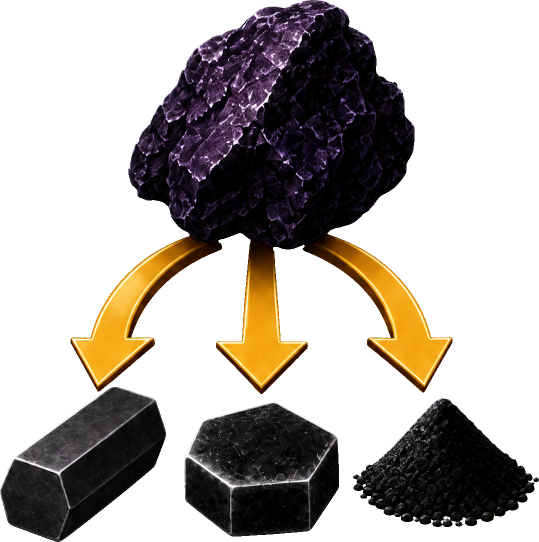
#> input picture xcf/png_sources/advanced_shungite_technology_trimmed.png, 1078 x 1084 px, given in place of base_64.png, which was not available (shown at 1/2 size)
$ python generate_tile.py
#> lines starting #> are read from the running program, lines starting #| are printed output that depends on the picture; pictures that were not available may be replaced by others from this repository, and a replacement may not be noted
"""
Generate heliara_weathered_siliceous_crust.png (1024x1024 sprite sheet).

Output layout:
  y=0..767,   x=0..1023  — 11 × 4×4 tile sprites (256px), 4 per row
  y=512..767, x=768..1023 — 16 × 1×1 tile sprites (64px),  4 per row
  y=768..1023, x=0..1023  — 16 × 2×2 tile sprites (128px), 8 per row

Inputs (relative to repo root):
  art_sources/weathered_siliceous_crust/tiles/base_64.png
  art_sources/weathered_siliceous_crust/tiles/base_128.png
  art_sources/weathered_siliceous_crust/masks/small_masks.png
  art_sources/weathered_siliceous_crust/textures/examples2.png

Output:
  heliara/graphics/terrain/heliara_weathered_siliceous_crust.png
  art_sources/weathered_siliceous_crust/textures/base_bg_a2.png  (copy)
"""

import numpy as np
from PIL import Image
import random, shutil, pathlib

ROOT = pathlib.Path(__file__).resolve().parents[3]

random.seed(42)
SPREAD_FACTOR = 0.66   # colour spread compression for both bg tiles and overlay textures


# ── helpers ──────────────────────────────────────────────────────────────────

def find_cell_ranges(sums, thr, min_size=10):
    dark = sums < thr
    in_cell = False; cells = []; start = None
    for i, d in enumerate(dark):
        if not d and not in_cell: in_cell = True; start = i
        elif d and in_cell:       in_cell = False; cells.append((start, i))
    if in_cell: cells.append((start, len(sums)))
    return [(s, e) for s, e in cells if e - s >= min_size]

def find_peaks(sums, distance=300):
    peaks = []
    for i in range(1, len(sums) - 1):
        if sums[i] < sums[i-1] and sums[i] < sums[i+1]:
            if not peaks or i - peaks[-1] > distance: peaks.append(i)
            elif sums[i] < sums[peaks[-1]]:           peaks[-1] = i
    return peaks

def seps_to_ranges(seps, total, min_size=200):
    bounds = [0] + seps + [total]
    return [(bounds[i]+1, bounds[i+1]) for i in range(len(bounds)-1)
            if bounds[i+1] - bounds[i] - 1 >= min_size]

def border_weight(size):
    w = np.zeros((size, size), dtype=float)
    for y in range(size):
        for x in range(size):
            d = min(x, y, size-1-x, size-1-y)
            if d <= 1:   w[y, x] = 0.0
            elif d >= 8: w[y, x] = 1.0
            else:        w[y, x] = (d - 2) / 6.0
    return w

def squeeze(src_path, factor):
    arr = np.array(Image.open(src_path).convert('RGBA'), dtype=float)
    rgb = arr[:, :, :3]
    m = rgb.mean(axis=(0, 1))
    arr[:, :, :3] = np.clip(m + (rgb - m) * factor, 0, 255)
    return Image.fromarray(arr.astype(np.uint8), 'RGBA')

def tile_fill(tile, w, h):
    tw, th = tile.size
    region = Image.new('RGBA', (w, h))
    for y in range(0, h, th):
        for x in range(0, w, tw):
            region.paste(tile, (x, y))
    return region


# ── load assets ──────────────────────────────────────────────────────────────

LOW, HIGH = 30, 160
WEIGHTS = {s: border_weight(s) for s in [64, 128, 256]}

tile64  = squeeze(ROOT / 'art_sources/weathered_siliceous_crust/tiles/base_64.png',  SPREAD_FACTOR)
#> in squeeze, `rgb = arr[:, :, :3]`:
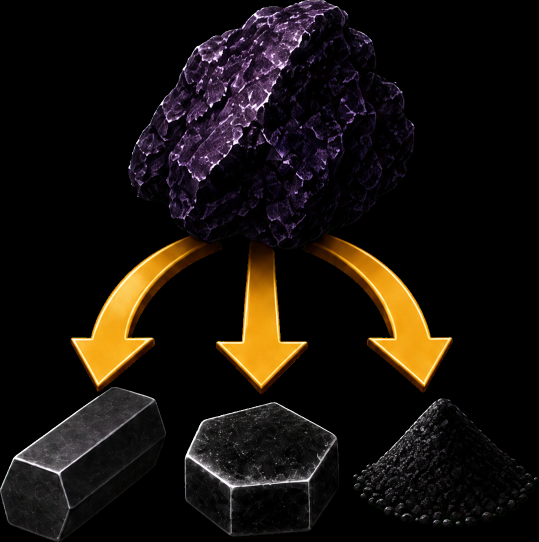
#> rgb: shape (1084, 1078, 3) float64 (shown at 1/2 size); mean R, G, B 23.4, 17.5, 12.9
#> in squeeze, `m = rgb.mean(axis=(0, 1))`: m = [23.42, 17.5, 12.92]
tile128 = squeeze(ROOT / 'art_sources/weathered_siliceous_crust/tiles/base_128.png', SPREAD_FACTOR)
#> call 2 of squeeze, with factor = 0.66
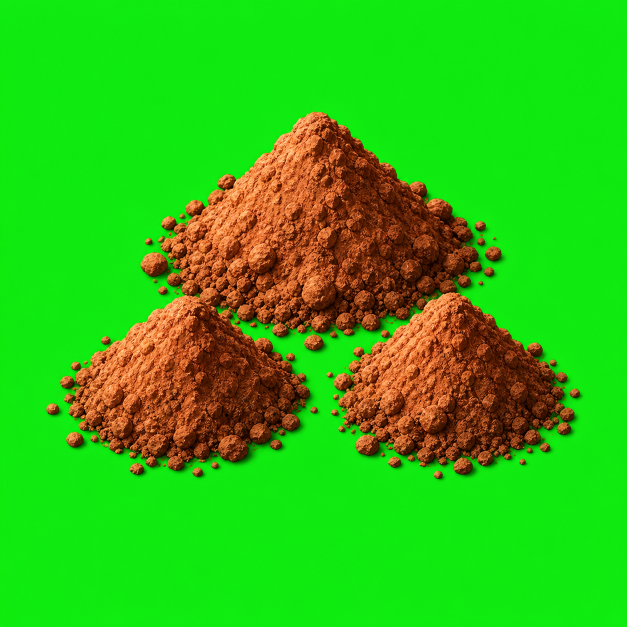
#> input picture xcf/png_sources/brick_dust_candidate_chroma.png, 1254 x 1254 px, given in place of base_128.png, which was not available (shown at 1/2 size)
#> in squeeze (call 2), `m = rgb.mean(axis=(0, 1))`: m = [47.78, 190.1, 18.26]
mean64  = np.array(tile64.convert('RGB'),  dtype=float).mean(axis=(0, 1))
#> mean64 = [22.62, 16.7, 12.49]
mean128 = np.array(tile128.convert('RGB'), dtype=float).mean(axis=(0, 1))
#> mean128 = [47.35, 189.6, 17.82]

masks_pil  = Image.open(ROOT / 'art_sources/weathered_siliceous_crust/masks/small_masks.png').convert('L')
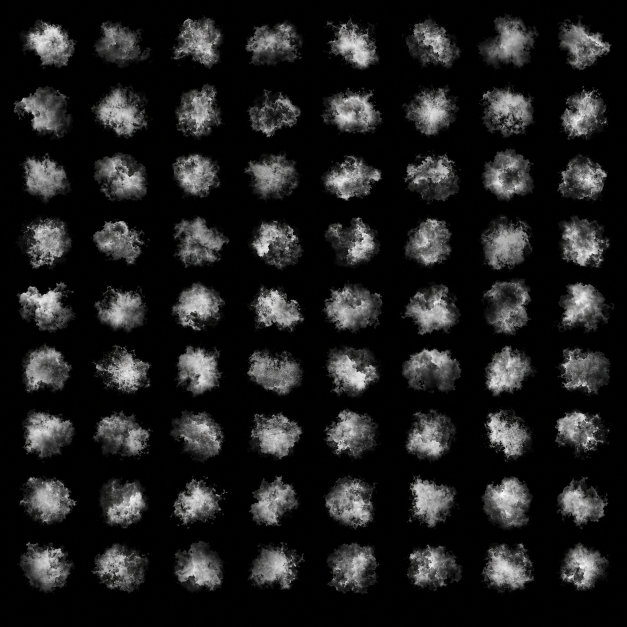
#> input picture art_sources/weathered_siliceous_crust/masks/small_masks.png, 1254 x 1254 px (shown at 1/2 size)
masks_arr  = np.array(masks_pil)
thr        = masks_arr.mean(axis=1).mean() * 0.3
#> thr = 8.87
row_m      = find_cell_ranges(masks_arr.mean(axis=1), thr)[:8]
#> the loop in find_cell_ranges, `for i, d in enumerate(dark):` made 1254 passes
#> (d, in_cell) on pass 45: (False, True)
#> after the loop in find_cell_ranges, `for i, d in enumerate(dark):`: cells = [(44, 131), (180, 269), (311, 397), (440, 531), (569, 660), (698, 784), (825, 912), (959, 1050), (1091, 1178)]; in_cell = False; start = 1091
#> row_m = [(44, 131), (180, 269), (311, 397), (440, 531), (569, 660), (698, 784), (825, 912), (959, 1050)]
col_m      = find_cell_ranges(masks_arr.mean(axis=0), thr)
#> the loop in find_cell_ranges (call 2), `for i, d in enumerate(dark):` made 1254 passes
#> col_m = [(45, 140), (194, 292), (351, 442), (501, 598), (654, 755), (815, 910), (969, 1062), (1120, 1211)]
raw_masks  = [masks_pil.crop((x0, y0, x1, y1)) for _, (y0, y1) in enumerate(row_m)
                                                 for _, (x0, x1) in enumerate(col_m)]
#> raw_masks = 64 items

tex_pil   = Image.open(ROOT / 'art_sources/weathered_siliceous_crust/textures/examples2.png').convert('RGB')
#> tex_pil is the input picture: PIL image 1254x1254 RGB; mean R, G, B 47.8, 190.1, 18.3
tex_arr   = np.array(tex_pil.convert('L'))
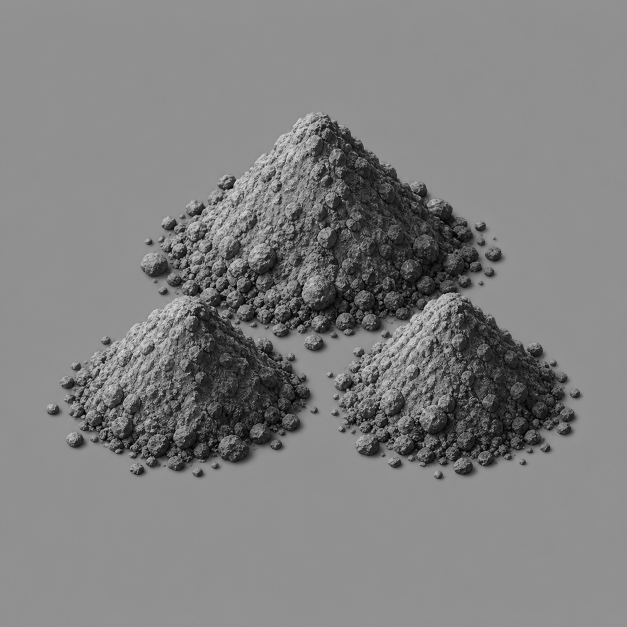
#> tex_arr: shape (1254, 1254) (shown at 1/2 size); min 0, max 234, mean 127.9
row_t     = seps_to_ranges(find_peaks(-tex_arr.mean(axis=1)), tex_arr.shape[0])
#> after the loop in find_peaks, `for i in range(1, len(sums) - 1):`: peaks = [6, 315, 1240]
#> in seps_to_ranges, `bounds = [0] + seps + [total]`: bounds = [0, 6, 315, 1240, 1254]
#> row_t = [(7, 315), (316, 1240)]
col_t     = seps_to_ranges(find_peaks(-tex_arr.mean(axis=0)), tex_arr.shape[1])
#> col_t = [(88, 619), (620, 1232)]

def make_textures(target):
    out = []
    for y0, y1 in row_t:
        for x0, x1 in col_t:
            crop = np.array(tex_pil.crop((x0, y0, x1, y1)), dtype=float)
            adj  = np.clip(target + (crop - crop.mean(axis=(0, 1))) * SPREAD_FACTOR, 0, 255).astype(np.uint8)
            out.append(Image.fromarray(adj))
    return out

textures64  = make_textures(mean64)
#> the loop in make_textures, `for y0, y1 in row_t:` made 2 passes
#> after the loop in make_textures, `for y0, y1 in row_t:`:
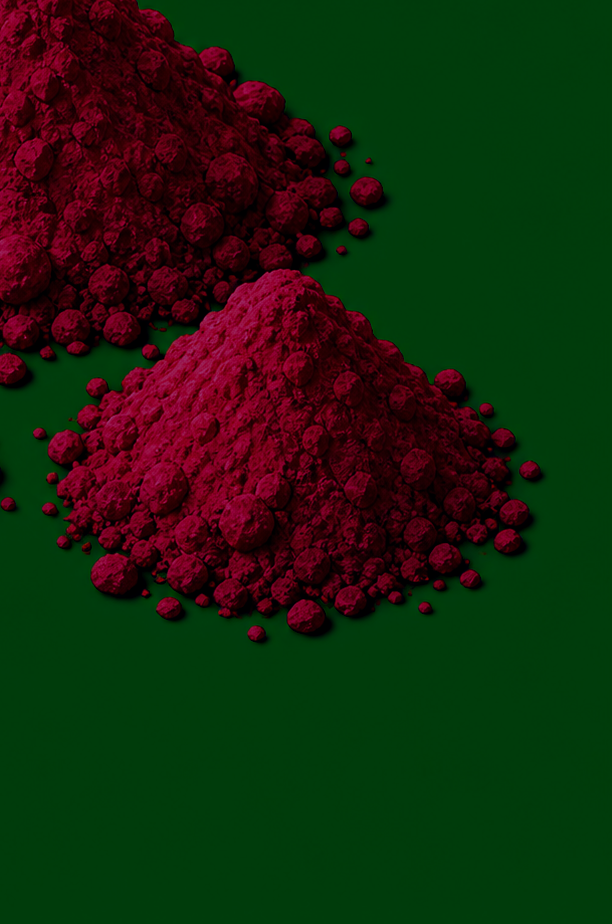
#> adj: shape (924, 612, 3); mean R, G, B 25.1, 37.2, 12.1
#> after the loop in make_textures, `for y0, y1 in row_t:`: out = 4 items
#> textures64 = 4 items
textures128 = make_textures(mean128)
#> the loop in make_textures (call 2), `for y0, y1 in row_t:` made 2 passes
#> after the loop in make_textures (call 2), `for y0, y1 in row_t:`:
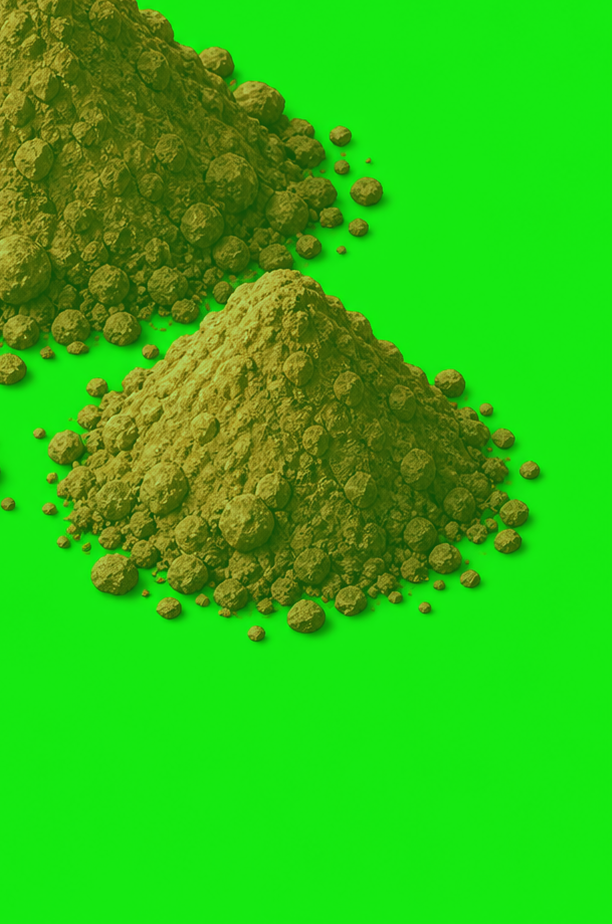
#> adj: shape (924, 612, 3); mean R, G, B 47, 189.2, 17.4
#> textures128 = 4 items


# ── sprite generation ─────────────────────────────────────────────────────────

def make_mask(raw, size, angle):
    cell = raw.rotate(angle, resample=Image.BILINEAR, expand=False)
    cell = np.array(cell.resize((size, size), Image.LANCZOS), dtype=float)
    cell = np.clip((cell - LOW) / (HIGH - LOW) * 255, 0, 255)
    cell = WEIGHTS[size] * cell
    return Image.fromarray(cell.astype(np.uint8)).convert('1', dither=Image.FLOYDSTEINBERG).convert('L')

def make_sprite(size, bg_tile, textures, mask_idx):
    bg   = tile_fill(bg_tile, size, size)
    mask = make_mask(raw_masks[mask_idx % len(raw_masks)], size, random.uniform(0, 360))
    tex  = random.choice(textures)
    tw, th = tex.size
    cx, cy = random.randint(0, max(0, tw - size)), random.randint(0, max(0, th - size))
    piece  = tex.crop((cx, cy, cx + size, cy + size)).convert('RGBA')
    r, g, b, a = piece.split()
    piece  = Image.merge('RGBA', (r, g, b, mask))
    return Image.alpha_composite(bg, piece)


# ── assemble 1024×1024 sheet ──────────────────────────────────────────────────

sheet = Image.new('RGBA', (1024, 1024))
#> sheet: PIL image 1024x1024 RGBA; every value is 0

# 4×4 sprites (256px): 11 sprites — row=i//4, col=i%4 → x=col*256, y=row*256
for i in range(11):
    sheet.paste(make_sprite(256, tile128, textures128, i), ((i % 4) * 256, (i // 4) * 256))

# 1×1 sprites (64px): 16 sprites — x=768+col*64, y=512+row*64
for i in range(16):
    sheet.paste(make_sprite(64, tile64, textures64, i), (768 + (i % 4) * 64, 512 + (i // 4) * 64))

# 2×2 sprites (128px): 16 sprites — x=col*128, y=768+row*128
for i in range(16):
    sheet.paste(make_sprite(128, tile128, textures128, i), ((i % 8) * 128, 768 + (i // 8) * 128))
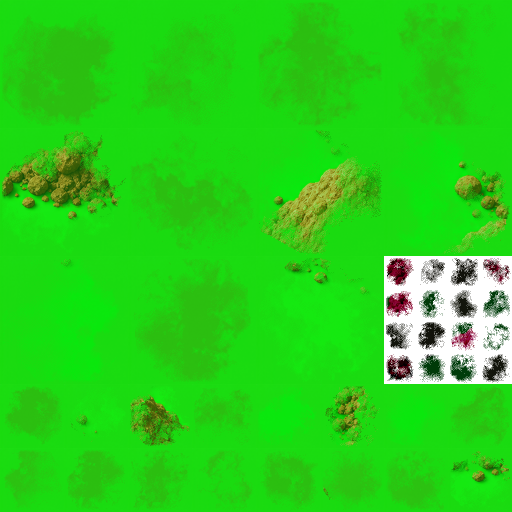
#> sheet: PIL image 1024x1024 RGBA (shown at 1/2 size); mean R, G, B, A 30.6, 198.4, 15.9, 244; transparent parts drawn white


# ── save ──────────────────────────────────────────────────────────────────────

out_game = ROOT / 'heliara/graphics/terrain/heliara_weathered_siliceous_crust.png'
out_src  = ROOT / 'art_sources/weathered_siliceous_crust/textures/base_bg_a2.png'
sheet.save(out_game)
shutil.copy(out_game, out_src)
print(f"Saved {out_game}")
